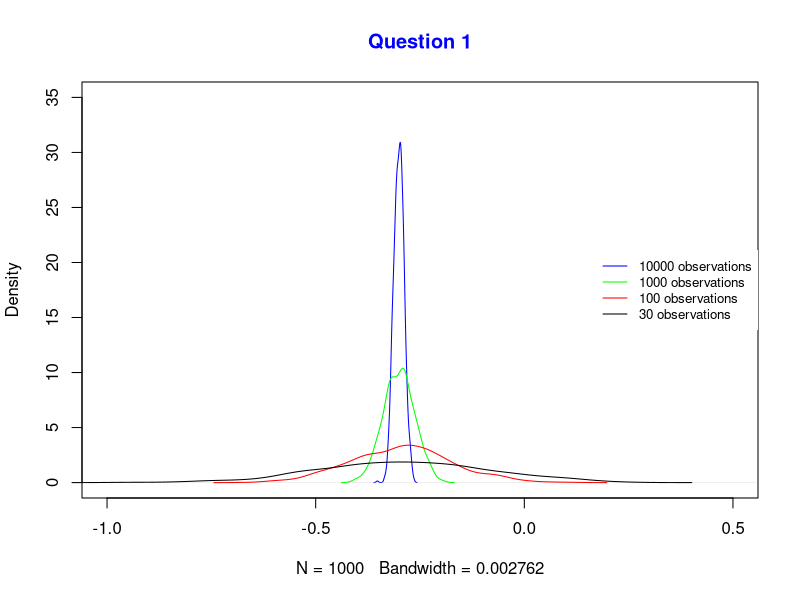

Source code (R):
random_average = function(count) {
    mu = c()

    for(i in 1:1000) {
        x = rnorm(count, -0.3, 1.2)
        s = mean(x)
        mu = c(mu, s)
    }

    return(mu)
}

plot_random_densities = function(counts, colors){
    cond = FALSE
    for(i in 1:length(counts)){ # In R we count from 1 for some reason
        randomized_average = random_average(counts[i])
        dens = density(randomized_average)
        if(!cond){
            plot(dens, main="Question 1", col.main="blue", ylab="Density", xlim=c(-1, .5), ylim=c(0, 35), col=colors[i])
            cond = TRUE
        }
        else{
            lines(dens, col=colors[i])
        }
    }
    legend(x="right", y=.92,
        legend=paste(counts, "observations"), cex=.8, lty=1,
        col=colors, box.lty=0)
}

main = function(){
    counts = c(10000, 1000, 100, 30)
    colors = c("blue", "green", "red", "black")
    plot_random_densities(counts, colors)
}


main()
